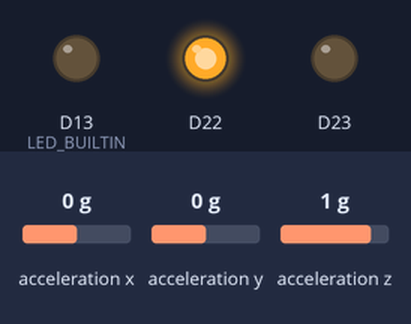
The sketch below on a simulated Arduino Nano 33 BLE. Shown: output pins drawn as LEDs (lit = HIGH). The inputs (shaded band) are chosen by the test bench; at power-on: acceleration x 0 g, acceleration y 0 g, acceleration z 1 g. Nothing arrives over Bluetooth unless stated; a phone connects over Bluetooth LE 3 s after start; what the sketch prints to the serial monitor is not drawn.

Above: at 0.1 s.
At 3.1 s:
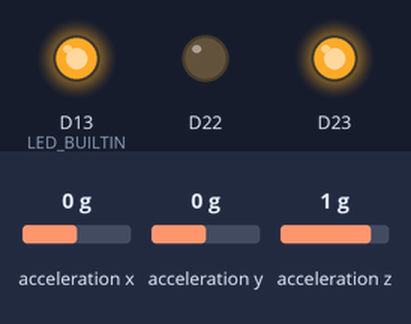
Timing chart, 0 to 4.6 s (numbered marks = the images above):
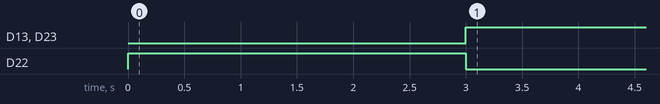

Measured:
- by itself, D13 (LED_BUILTIN), D23: LOW → HIGH at 3.0 s
- by itself, D22: LOW → HIGH at 0.00 s, → LOW 3.0 s later

The sketch:

BLETestSenseVol1.ino
```cpp
/*
   Written: Antonio Rehwinkel [2020]
   Usage: Programm for JuFo Project
        [Movement tracker for archers]

   Used Devices:
    -Arduino Nano 33 BLE
    -MPU9250

   Device Name: MPU9250

   Service Uuid: c54beb4a-40c7-11eb-b378-0242ac130002

   charactersitics Uuid [String]:
   d6b78de4-40c7-11eb-b378-0242ac130002

   Note:
   - no need for multiple characteristics
   - only sends Strings(decoding by Receiver needed)

  current Errors:
   none

  compatible with BLETestVol6.apk

  Datenübertragung:

    "[Wert(accelX)]|[Wert(accelY)]|[Wert(accelZ)]|
     [Wert(gyroX)]|[Wert(gyroY)]|[Wert(gyroZ)]|
     [Wert(magnetX)]|[Wert(magnetY)]|[Wert(magnetZ)]
    "

    contained in [Lvel_String]
*/


//-------------------------------------------------------------------------------------BIBLIOTHEK
//---------------------------------------------------BLE
#include <ArduinoBLE.h>
//---------------------------------------------------MPU9250

//-------------------------------------------------------------------------------------BIBLIOTHEK
//-------------------------------------------------------------------------------------VARIABLEN
//---------------------------------------------------Acclereator
#include <Arduino_LSM9DS1.h>
/*
  volatile short accelXInt = 1;
  volatile short accelYInt = 1;
  volatile short accelZInt = 1;

  String accelXStr = " ";
  String accelYStr = " ";
  String accelZStr = " ";

  byte accelXbyte = 1;
  byte accelYbyte = 1;
  byte accelZbyte = 1;
*/
float x, y, z;

//---------------------------------------------------Gyroscope
/*
  volatile int gyroXInt = 1;
  volatile int gyroYInt = 1;
  volatile int gyroZInt = 1;

  String gyroXStr = " ";
  String gyroYStr = " ";
  String gyroZStr = " ";
*/
//float gy_x, gy_y, gy_z;

//---------------------------------------------------magnetic sensor
/*
  volatile int magnetXInt = 1;
  volatile int magnetYInt = 1;
  volatile int magnetZInt = 1;

  String magnetXStr = " ";
  String magnetYStr = " ";
  String magnetZStr = " ";
*/
//float ma_x, ma_y, ma_z;

//---------------------------------------------------Temperatur
/*
  volatile int tempInt = 1;
  String tempStr = " ";
*/
//---------------------------------------------------Place for all data
String Level_String;
int fixed_length = 100;
//-------------------------------------------------- Timer
long newTime = 0;
long oldTime = 0;
//-------------------------------------------------------------------------------------VARIABLEN
//-------------------------------------------------------------------------------------BLE_SETUP
BLEService SendingService("c54beb4a-40c7-11eb-b378-0242ac130002");
BLEStringCharacteristic accelXChar("d6b78de4-40c7-11eb-b378-0242ac130002", BLERead | BLENotify, fixed_length);
//-------------------------------------------------------------------------------------BLE_SETUP
//-------------------------------------------------------------------------------------//-------------------------------------------------------------------------------------//-------------------------------------------------------------------------------------
//-------------------------------------------------------------------------------------SETUP()
void setup() {
  Serial.begin(115200);
  //while (!Serial)

if (!IMU.begin()) {
    Serial.println("Failed to initialize IMU!");
    while (1);
  }
  //---------------------------------------------------BLE Setup

  if (!BLE.begin()) {
    Serial.println("BLE failed to Initiate");
    delay(500);
    while (1);
  }


  BLE.setLocalName("MPU9250");
  BLE.setAdvertisedService(SendingService);

  //BLE.setAdvertisedServiceUuid("c54beb4a-40c7-11eb-b378-0242ac130002");

  SendingService.addCharacteristic(accelXChar);
  // SendingService.addCharacteristic(accelYChar);
  // SendingService.addCharacteristic(accelZChar);

  BLE.addService(SendingService);

  BLE.advertise();

  Serial.println("Bluetooth device is now active, waiting for connections...");


  //---------------------------------------------------Intern LED Setup

  pinMode(LED_BUILTIN, OUTPUT);    //B
  pinMode(LEDR, OUTPUT);           //R
  pinMode(LEDG, OUTPUT);           //G
}
//-------------------------------------------------------------------------------------//-------------------------------------------------------------------------------------//-------------------------------------------------------------------------------------
//-------------------------------------------------------------------------------------LOOP()
void loop() {

  BLEDevice central = BLE.central();

  if (central) {
    connectedLight();
    Serial.print("Connected to central: ");
    Serial.println(central.address());
    digitalWrite(LED_BUILTIN, HIGH);

    while (central.connected()) {
      if(IMU.accelerationAvailable()){
        IMU.readAcceleration(x,y,z);

       // getallData();
      send_String();
      }

      transRate();


    }
  }
  disconnectedLight();
  Serial.print("Disconnected from central: ");
  Serial.println(central.address());
}

//-------------------------------------------------------------------------------------//-------------------------------------------------------------------------------------//-------------------------------------------------------------------------------------
//------------------------------------------------------------------------------------------------PROGRAMMS
//--------------------------------------------------- Send Int
/*
  void send_Int() {
  accelXChar.writeValue(accelXInt);
  }*/
//--------------------------------------------------- Send String (in ASCII)        !!!Charactersitics needs to be declared as String!!!

void send_String() {
  Level_String = String(x, 2) + "," + String(y, 2) + "," + String(z, 2)/* + "/" + String(gy_x,2) + "/" + String(gy_y,2) + "/" + String(gy_z,2) + "/" + String(ma_x,2) + "/" + String(ma_y,2) + "/" + String(ma_z,2)*/;
  accelXChar.writeValue(Level_String);
}

//--------------------------------------------------- Send Bytes
/*
  void send_byte() {
  accelXChar.writeValue(accelXbyte);
  //accelYChar.writeValue(accelYbyte);
  //accelZChar.writeValue(accelZbyte);
  }
*/

//--------------------------------------------------- Temperatur READ
/*
  void read_tempInt() {
  IMU.readSensor();

  tempInt = IMU.getTemperature_C();

  }
*/
//--------------------------------------------------- get all data except temperatur
void getallData() {


  /*
    gy_x = IMU.getGyroX_rads();
    gy_y = IMU.getGyroY_rads();
    gy_z = IMU.getGyroZ_rads();

    ma_x = IMU.getMagX_uT();
    ma_y = IMU.getMagY_uT();
    ma_z = IMU.getMagZ_uT();
  */
}
//--------------------------------------------------- LED ( Connection status)
void connectedLight() {
  digitalWrite(LEDR, LOW);
  digitalWrite(LEDG, HIGH);
}
void disconnectedLight() {
  digitalWrite(LEDR, HIGH);
  digitalWrite(LEDG, LOW);
}
//--------------------------------------------------- Timer for transmitting Rate
void transRate() {
  newTime = millis();
  Serial.println(newTime - oldTime);
  oldTime = newTime;
}
//------------------------------------------------------------------------------------------------------ Debugging
//--------------------------------------------------- accelerator
/*
  void debug_accel() {

  Serial.print("AccelX: ");
  Serial.print(IMU.getAccelX_mss(), 6);
  Serial.print("  ");
  Serial.print("AccelY: ");
  Serial.print(IMU.getAccelY_mss(), 6);
  Serial.print("  ");
  Serial.print("AccelZ: ");
  Serial.println(IMU.getAccelZ_mss(), 6);

    Serial.print("AccelX: ");
    Serial.print(accelXInt);
    Serial.print("  ");
    Serial.print("AccelY: ");
    Serial.print(accelYInt);
    Serial.print("  ");
    Serial.print("AccelZ: ");
    Serial.println(accelZInt);

  }
*/
//--------------------------------------------------- gyroscope
/*
  void debug_gyro() {

  Serial.print("GyroX: ");
  Serial.print(IMU.getGyroX_rads(), 6);
  Serial.print("  ");
  Serial.print("GyroY: ");
  Serial.print(IMU.getGyroY_rads(), 6);
  Serial.print("  ");
  Serial.print("GyroZ: ");
  Serial.println(IMU.getGyroZ_rads(), 6);
  }
*/
//--------------------------------------------------- magnetic sensor
/*
  void debug_magnet() {
  Serial.print("MagX: ");
  Serial.print(IMU.getMagX_uT(), 6);
  Serial.print("  ");
  Serial.print("MagY: ");
  Serial.print(IMU.getMagY_uT(), 6);
  Serial.print("  ");
  Serial.print("MagZ: ");
  Serial.println(IMU.getMagZ_uT(), 6);
  }
*/
//--------------------------------------------------- temperatur
/*
  void debug_temp(){
  Serial.print("Temperature in C: ");
  Serial.println(IMU.getTemperature_C(), 6);
  Serial.println();
  }
*/
//-------------------------------------------------- Level_String
/*
  void debug_Level_String() {
  Serial.println(Level_String);

  Serial.print("sizeof: ");
  Serial.println(sizeof(Level_String));
  Serial.print("VALUELENGTH: ");
  Serial.println(accelXChar.valueLength());

  }
*/
```
